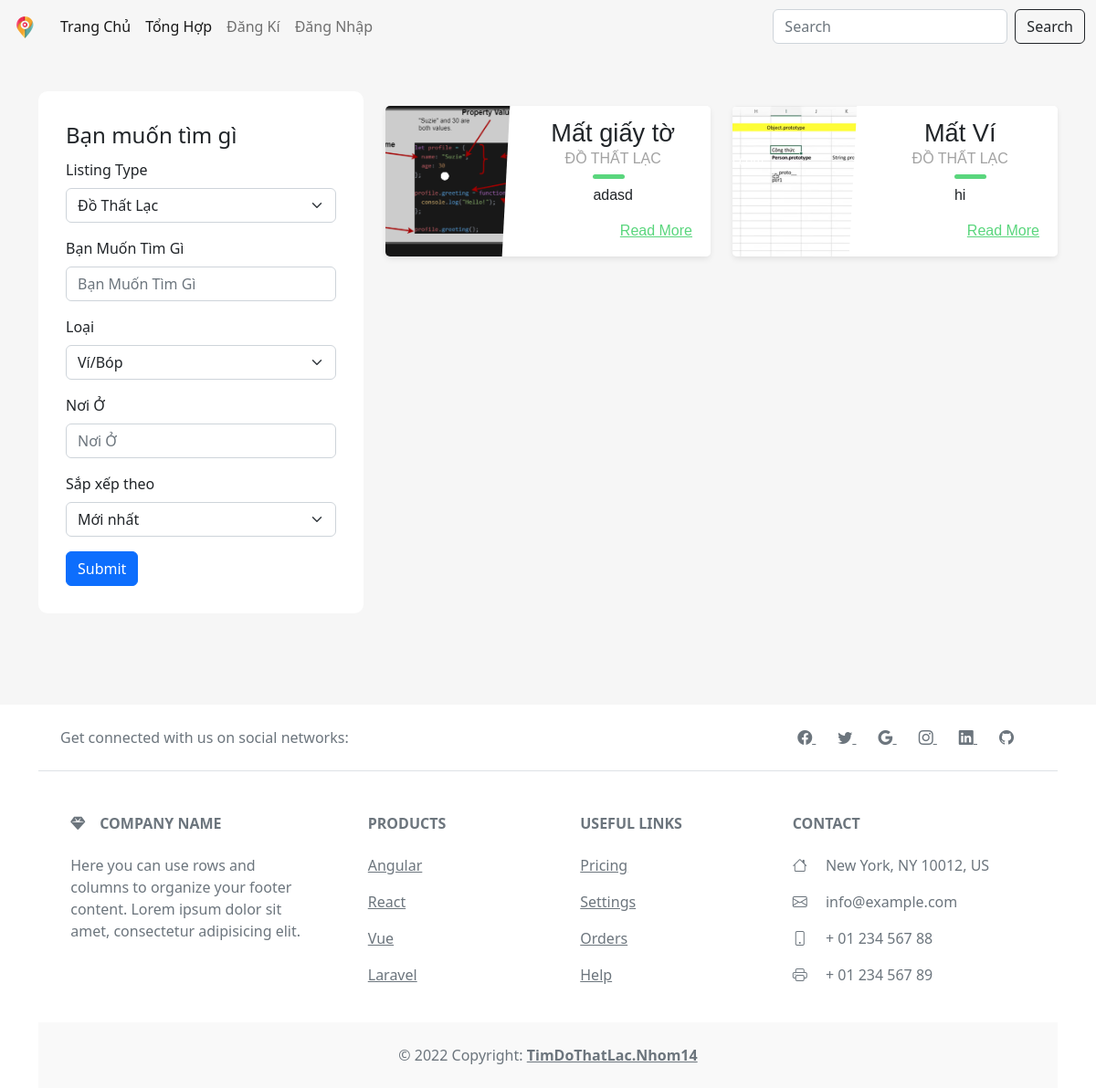
/timkiem/, run on the app's committed database.
### home/models.py (models this page shows, shortened)
class mypost(models.Model):
    user = models.TextField(null=True)
    title = models.TextField(max_length=1000)
    type = models.TextField()
    object = models.TextField()
    descrip = models.TextField(max_length=10000000)
    address = models.TextField()
    name = models.TextField(max_length=1000)
    pnum = models.IntegerField(null=True, blank=True)
    email = models.TextField(max_length=1000)
    images = models.ImageField(null=True ,blank=True , upload_to='images/')

### home/views.py (the view)
# urls.py: path('timkiem/' , home.get_tim_kiem_post,  name="tim_kiem_post"),
def get_tim_kiem_post(request):
    if request.method == "GET":
        onedata = mypost.objects.filter().order_by('-pk')
        context = {
            'post':onedata
        }
    return render(request, 'timkiem.html', context)

### home/Templates/timkiem.html (shortened to what this page needs)
{% load static %}
<!DOCTYPE html>
<html>
    <head>
        <link rel="stylesheet" type="text/css" href="https://use.fontawesome.com/releases/v5.7.2/css/all.css">
         <link rel="stylesheet" type"text/css" href="{% static 'css/timkiem/timkiem.css' %}">
         <link rel="stylesheet" href="https://cdn.jsdelivr.net/npm/bootstrap-icons@1.9.1/font/bootstrap-icons.css">
         <link href="https://cdn.jsdelivr.net/npm/bootstrap@5.2.1/dist/css/bootstrap.min.css" rel="stylesheet">
    </head>
    <body>
      {% include 'header.html' %}
        <div class="body ">
            <div class="container ">
                <div class="row  ">
                  <div class="col-sm-4">
                    <div class="form-left ">
                        <form>
                            <fieldset >
                              <legend>Bạn muốn tìm gì</legend>
                              <div class="mb-3">
                                <label for="disabledSelect" class="form-label">Listing Type</label>
                                <select id="disabledSelect" class="form-select">
                                  <option>Đồ Thất Lạc</option>
                                </select>
                              </div>
                              <div class="mb-3">
                                <label for="TextInput" class="form-label">Bạn Muốn Tìm Gì</label>
                                <input type="text" id="TextInput" class="form-control" placeholder="Bạn Muốn Tìm Gì">
                              </div>
                              <div class="mb-3">
                                <label for="disabledSelect" class="form-label">Loại</label>
                                <select id="disabledSelect" class="form-select">
                                  <option>Ví/Bóp</option>
                                </select>
                              </div>
                              <div class="mb-3">
                                <label for="TextInput" class="form-label">Nơi Ở</label>
                                <input type="text" id="TextInput" class="form-control" placeholder="Nơi Ở">
                              </div>
                              <div class="mb-3">
                                <label for="disabledSelect" class="form-label">Sắp xếp theo</label>
                                <select id="disabledSelect" class="form-select">
                                  <option>Mới nhất</option>
                                </select>
                              </div>
                              <button  type="submit" class="btn btn-primary">Submit</button>
                            </fieldset>
                          </form>
                    </div>
                  </div>
                  <div class="form-right col-sm-8 text-center">
                    <div class="row">
                         {% for x in post %}
                       <div class="card_right col-sm-6">
                          <div class="blog-card">
                            <div class="meta">
                              <div class="photo" style="background-image: url({{x.images.url}})"></div>
                            </div>
                            <div class="description">
                              <h1>{{x.title}}</h1>
                              <h2>{{x.type}}</h2>
                              <p> {{x.descrip}} </p>
                              <p class="read-more">
                                <a href="{% url "show_post" x.id %}">Read More</a>
                              </p>
                            </div>
                          </div>
                         </div>
                         {% endfor %}
                    </div>
                  </div>
                </div>
              </div>
        </div>
        <div class="footer container ">
          {% include 'footer.html' %}
        </div>
    </body>
</html>

### home/static/css/timkiem/timkiem.css (style rules this page uses)
.body { background-color: rgb(246, 246, 246); padding-top: 100px; padding-bottom: 100px; }
.body .container .row .col-sm-4 .form-left { background-color: white; padding: 30px; border-radius: 10px; }
* { @import url("https://use.fontawesome.com/releases/v5.2.0/css/all.css"); box-sizing: border-box; }
body { background: #f1f1f1; margin: 2rem; }
.blog-card { display: flex; flex-direction: column; margin: 1rem auto; box-shadow: 0 3px 7px -1px rgba(0, 0, 0, 0.1); margin-bottom: 1.6%; background: #fff; line-height: 1.4; font-family: sans-serif; border-radius: 5px; overflow: hidden; z-index: 0; }
.blog-card a { color: inherit; }
.blog-card .meta { position: relative; z-index: 0; height: 200px; }
.blog-card .photo { position: absolute; top: 0; right: 0; bottom: 0; left: 0; background-size: cover; background-position: center; transition: transform 0.2s; }
.blog-card .description { padding: 1rem; background: #fff; position: relative; z-index: 1; }
.blog-card .description h1, .blog-card .description h2 { font-family: Poppins, sans-serif; }
.blog-card .description h1 { line-height: 1; margin: 0; font-size: 1.7rem; }
.blog-card .description h2 { font-size: 1rem; font-weight: 300; text-transform: uppercase; color: #a2a2a2; margin-top: 5px; }
.blog-card .description .read-more { text-align: right; }
.blog-card .description .read-more a { color: #5ad67d; display: inline-block; position: relative; }
.blog-card .description .read-more a:after { content: "\f061"; font-family: FontAwesome; margin-left: -10px; opacity: 0; vertical-align: middle; transition: margin 0.3s, opacity 0.3s; }
.blog-card p { position: relative; margin: 1rem 0 0; }
.blog-card p:first-of-type { margin-top: 1.25rem; }
.blog-card p:first-of-type:before { content: ""; position: absolute; height: 5px; background: #5ad67d; width: 35px; top: -0.75rem; border-radius: 3px; }
@media (min-width: 640px) { .blog-card { flex-direction: row; max-width: 700px; } }
@media (min-width: 640px) { .blog-card .meta { flex-basis: 40%; height: auto; } }
@media (min-width: 640px) { .blog-card .description { flex-basis: 60%; } }
@media (min-width: 640px) { .blog-card .description:before { transform: skewX(-3deg); content: ""; background: #fff; width: 30px; position: absolute; left: -10px; top: 0; bottom: 0; z-index: -1; } }

### data on the page
mypost: images (picture), title "Mất giấy tờ", type "ĐỒ THẤT LẠC", descrip "adasd"
mypost: images (picture), title "Mất Ví", type "ĐỒ THẤT LẠC", descrip "hi"
